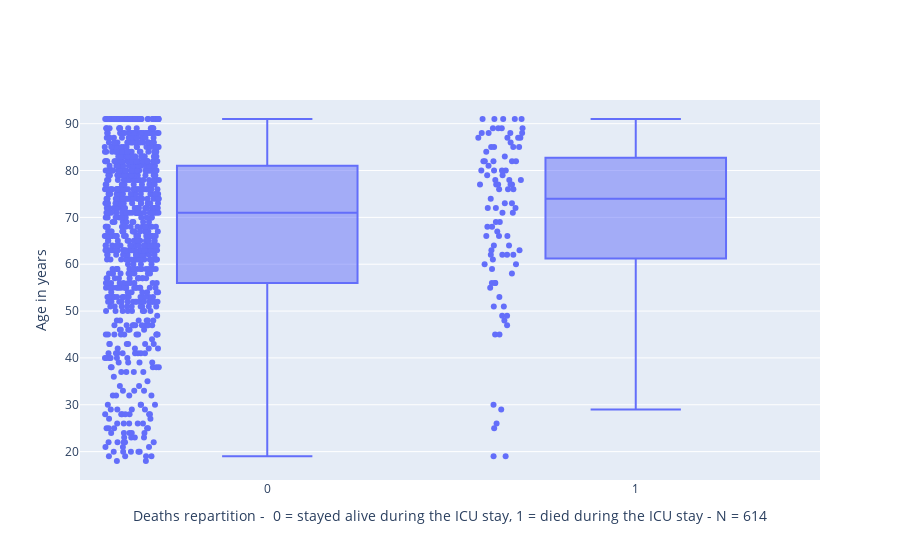

Notebook cell for this chart:
### Markdown cell above
## Multivariate analysis

### Code cell
fig = go.Figure()
fig.add_trace(go.Box( y = demographic['age'], x= demographic['death'], boxpoints='all'))
fig.update_layout(xaxis_title='Deaths repartition -  0 = stayed alive during the ICU stay, 1 = died during the ICU stay - N = 614', yaxis_title = "Age in years")

### Figure 1 — Plotly figure (JSON) as saved in the notebook; plotly's stock layout.template omitted (floating-point values rounded to 4 significant figures; data arrays with more than 128 entries replaced by an {"elided": "..."} marker saying what was removed)
{"data": [{"boxpoints": "all", "x": {"elided": "949 int values"}, "y": {"elided": "949 int values"}, "type": "box"}], "layout": {"xaxis": {"title": {"text": "Deaths repartition -  0 = stayed alive during the ICU stay, 1 = died during the ICU stay - N = 614"}}, "yaxis": {"title": {"text": "Age in years"}}}}
